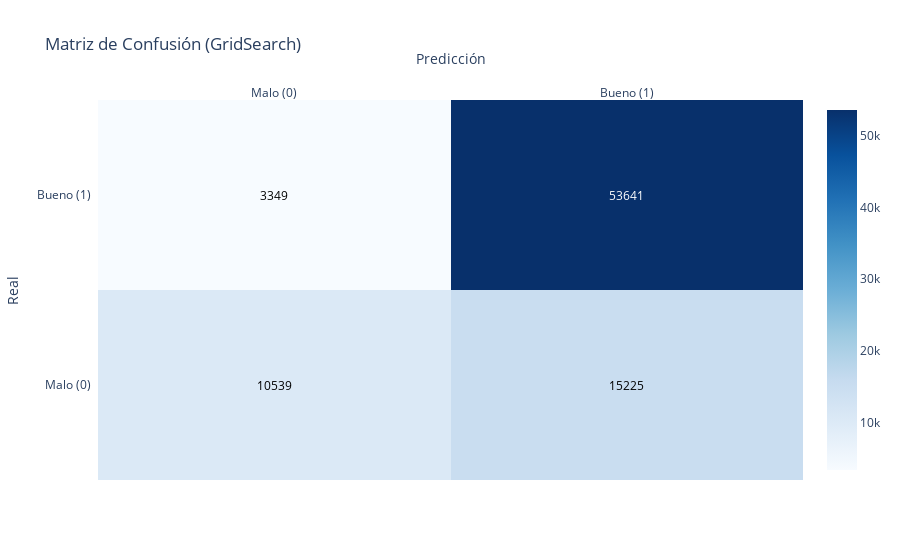

Source (notebook cell):
### Markdown cell above
Matriz para poder ver los resultados predichos, los correctos e incorrectos.

### Code cell
#Matriz ahora con grid search
cm = confusion_matrix(y_test, y_pred)
labels = ["Malo (0)", "Bueno (1)"]

fig = ff.create_annotated_heatmap(
    z=cm,
    x=labels,
    y=labels,
    colorscale='Blues',
    showscale=True
)
fig.update_layout(
    title="Matriz de Confusión (GridSearch)",
    xaxis_title="Predicción",
    yaxis_title="Real"
)
fig.show()

### Figure 1 — Plotly figure (JSON) as saved in the notebook; plotly's stock layout.template omitted (floating-point values rounded to 4 significant figures)
{"data": [{"colorscale": [[0, "rgb(247,251,255)"], [0.125, "rgb(222,235,247)"], [0.25, "rgb(198,219,239)"], [0.375, "rgb(158,202,225)"], [0.5, "rgb(107,174,214)"], [0.625, "rgb(66,146,198)"], [0.75, "rgb(33,113,181)"], [0.875, "rgb(8,81,156)"], [1, "rgb(8,48,107)"]], "reversescale": false, "showscale": true, "type": "heatmap", "x": ["Malo (0)", "Bueno (1)"], "y": ["Malo (0)", "Bueno (1)"], "z": [[10539, 15225], [3349, 53641]]}], "layout": {"annotations": [{"font": {"color": "#000000"}, "showarrow": false, "text": "10539", "x": "Malo (0)", "xref": "x", "y": "Malo (0)", "yref": "y"}, {"font": {"color": "#000000"}, "showarrow": false, "text": "15225", "x": "Bueno (1)", "xref": "x", "y": "Malo (0)", "yref": "y"}, {"font": {"color": "#000000"}, "showarrow": false, "text": "3349", "x": "Malo (0)", "xref": "x", "y": "Bueno (1)", "yref": "y"}, {"font": {"color": "#FFFFFF"}, "showarrow": false, "text": "53641", "x": "Bueno (1)", "xref": "x", "y": "Bueno (1)", "yref": "y"}], "title": {"text": "Matriz de Confusión (GridSearch)"}, "xaxis": {"dtick": 1, "gridcolor": "rgb(0, 0, 0)", "side": "top", "ticks": "", "title": {"text": "Predicción"}}, "yaxis": {"dtick": 1, "ticks": "", "ticksuffix": "  ", "title": {"text": "Real"}}}}
